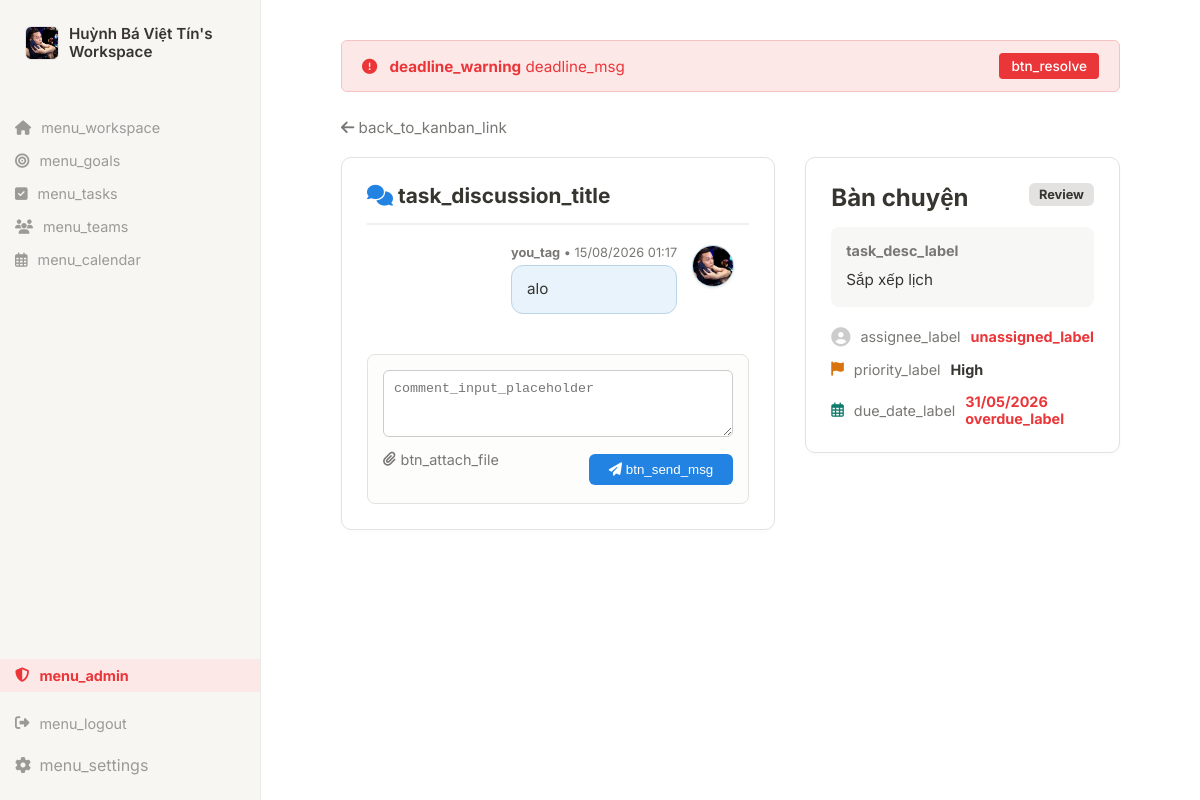
Screenshot of /public/index.php?action=team-task-detail&task_id=11&project_id=5 (signed in) with the database file from the repository.
### tables this page shows
CREATE TABLE `users` (
  `id` int(11) NOT NULL AUTO_INCREMENT,
  `fullname` varchar(100) NOT NULL,
  `email` varchar(100) NOT NULL,
  `password` varchar(255) NOT NULL,
  `role` enum('admin','user') DEFAULT 'user',
  `created_at` timestamp NOT NULL DEFAULT current_timestamp(),
  `phone` varchar(20) DEFAULT NULL,
  `avatar` varchar(255) DEFAULT 'default.png',
  `notifications` tinyint(1) DEFAULT 1,
  `language` varchar(10) DEFAULT 'vi',
  `timezone` varchar(50) DEFAULT 'Asia/Ho_Chi_Minh',
  `dob` date DEFAULT NULL,
  `address` varchar(255) DEFAULT NULL,
  `bio` text DEFAULT NULL,
  `notify_deadline` tinyint(1) DEFAULT 1,
  `notify_alerts` tinyint(1) DEFAULT 1,
  `is_locked` tinyint(1) DEFAULT 0,
  PRIMARY KEY (`id`),
  UNIQUE KEY `email` (`email`)
);

CREATE TABLE `team_task_comments` (
  `id` int(11) NOT NULL AUTO_INCREMENT,
  `task_id` int(11) NOT NULL,
  `user_id` int(11) NOT NULL,
  `content` text DEFAULT NULL,
  `file_url` varchar(255) DEFAULT NULL,
  `created_at` timestamp NOT NULL DEFAULT current_timestamp(),
  PRIMARY KEY (`id`)
);

CREATE TABLE `team_tasks` (
  `id` int(11) NOT NULL AUTO_INCREMENT,
  `project_id` int(11) NOT NULL,
  `assigned_to` int(11) DEFAULT NULL,
  `title` varchar(255) NOT NULL,
  `description` text DEFAULT NULL,
  `status` enum('Backlog','In Progress','Review','Done') DEFAULT 'Backlog',
  `priority` enum('Low','Medium','High') DEFAULT 'Medium',
  `due_date` date DEFAULT NULL,
  `created_at` timestamp NOT NULL DEFAULT current_timestamp(),
  PRIMARY KEY (`id`)
);

### src/Controllers/TeamController.php (called while the page is built, shortened)
<?php
require_once PROJECT_ROOT . '/src/Models/TeamModel.php';
class TeamController {
    private $teamModel;
    public function __construct() {
        $this->teamModel = new TeamModel();
    }
    public function taskDetail() {
        $taskId = $_GET['task_id'] ?? 0;
        $projectId = $_GET['project_id'] ?? 0;
        $task = $this->teamModel->getTeamTaskById($taskId);
        $project = $this->teamModel->getProjectById($projectId);
        $comments = $this->teamModel->getTaskComments($taskId);
        require_once PROJECT_ROOT . '/views/teams/task_detail.php';
    }
}

### src/core/Database.php (called while the page is built, shortened)
<?php
class Database {
    private static $instance = null;
    private $conn;
    private $host = 'localhost';
    private $db_name = 'quanly_congviec';
    private $username = 'root';
    private $password = '';
    private function __construct() {
        try {
            $this->conn = new PDO(
                "mysql:host=" . $this->host . ";dbname=" . $this->db_name . ";charset=utf8mb4",
                $this->username,
                $this->password
            );
            $tz = date('P');
            $this->conn->exec("SET time_zone = '{$tz}';");
            $this->conn->setAttribute(PDO::ATTR_ERRMODE, PDO::ERRMODE_EXCEPTION);
        } catch(PDOException $e) {
            die("Lỗi kết nối Cơ sở dữ liệu: " . $e->getMessage());
        }
    }
    public static function getInstance() {
        if (!self::$instance) {
            self::$instance = new Database();
        }
        return self::$instance;
    }
    public function getConnection() {
        return $this->conn;
    }
}

### src/Models/TeamModel.php (called while the page is built, shortened)
<?php
require_once PROJECT_ROOT . '/src/Core/Database.php';
class TeamModel {
    private $conn;
    public function __construct() {
        $this->conn = Database::getInstance()->getConnection();
    }
    public function getProjectById($projectId) {
        $stmt = $this->conn->prepare("SELECT * FROM projects WHERE id = :id");
        $stmt->execute(['id' => $projectId]);
        return $stmt->fetch(\PDO::FETCH_ASSOC);
    }
    public function getTeamTaskById($taskId) {
        $stmt = $this->conn->prepare("SELECT * FROM team_tasks WHERE id = :id");
        $stmt->execute(['id' => $taskId]);
        return $stmt->fetch(\PDO::FETCH_ASSOC);
    }
    public function getTaskComments($taskId) {
        $sql = "SELECT c.*, u.fullname, u.avatar
                FROM team_task_comments c
                JOIN users u ON c.user_id = u.id
                WHERE c.task_id = :task_id
                ORDER BY c.created_at ASC";
        $stmt = $this->conn->prepare($sql);
        $stmt->execute(['task_id' => $taskId]);
        return $stmt->fetchAll(\PDO::FETCH_ASSOC);
    }
}

### views/teams/task_detail.php (the view, shortened to what this page needs)
<?php require_once PROJECT_ROOT . '/views/layout/header.php'; ?>
<div style="margin-bottom: 20px;">
    <a href="index.php?action=project-kanban&id=<?= $project['id'] ?>" style="color: #787774; text-decoration: none; font-size: 0.95rem;">
        <i class="fas fa-arrow-left"></i> <?= __('back_to_kanban_link') ?>
    </a>
</div>
<div style="display: grid; grid-template-columns: 2fr 1fr; gap: 30px;">
    <div style="background: white; padding: 25px; border-radius: 10px; border: 1px solid #e3e2e0; box-shadow: 0 2px 4px rgba(0,0,0,0.02); display: flex; flex-direction: column;">
        <h2 style="font-size: 1.3rem; margin: 0 0 20px 0; color: #37352f; border-bottom: 2px solid #f0f0f0; padding-bottom: 15px;">
            <i class="fas fa-comments" style="color: #2383e2;"></i> <?= __('task_discussion_title') ?>
        </h2>
        <div id="chatBox" style="flex-grow: 1; max-height: 500px; overflow-y: auto; padding-right: 15px; margin-bottom: 20px;" class="custom-scroll">
            <?php if(empty($comments)): ?>
                <div style="text-align: center; padding: 30px 0; color: #787774;">
                    <i class="far fa-comment-dots" style="font-size: 2.5rem; color: #e3e2e0; margin-bottom: 10px;"></i>
                    <p style="font-style: italic;"><?= __('empty_task_comments') ?></p>
                </div>
            <?php else: ?>
                <?php foreach($comments as $c):
                    $isMe = ($c['user_id'] == $_SESSION['user_id']);
                    $chatAvatar = $c['avatar'] ?? '';
                    $chatAvatarUrl = (!empty($chatAvatar) && $chatAvatar !== 'default.png')
                        ? '/task_manager/public/uploads/' . htmlspecialchars($chatAvatar)
                        : 'https://ui-avatars.com/api/?name=' . urlencode($c['fullname']) . '&background=random';
                ?>
                    <div style="margin-bottom: 20px; display: flex; gap: 15px; <?= $isMe ? 'flex-direction: row-reverse;' : '' ?>">
                        <img src="<?= $chatAvatarUrl ?>" style="width: 40px; height: 40px; border-radius: 50%; object-fit: cover; flex-shrink: 0; border: 1px solid <?= $isMe ? '#b9d5e5' : '#e3e2e0' ?>; box-shadow: 0 1px 3px rgba(0,0,0,0.1);">
                        <div style="max-width: 75%;">
                            <div style="font-size: 0.8rem; color: #787774; margin-bottom: 5px; <?= $isMe ? 'text-align: right;' : '' ?>">
                                <strong><?= $isMe ? __('you_tag') : htmlspecialchars($c['fullname']) ?></strong> • <?= date('d/m/Y H:i', strtotime($c['created_at'])) ?>
                            </div>
                            <div style="background: <?= $isMe ? '#e8f3fb' : '#f7f7f5' ?>; padding: 12px 15px; border-radius: 12px; font-size: 0.95rem; color: #37352f; line-height: 1.5; border: 1px solid <?= $isMe ? '#b9d5e5' : '#e3e2e0' ?>;">
                                <?php if(!empty($c['content'])): ?>
                                    <?= nl2br(htmlspecialchars($c['content'])) ?>
                                <?php endif; ?>
                            </div>
                        </div>
                    </div>
                <?php endforeach; ?>
            <?php endif; ?>
        </div>
        <form action="index.php?action=add-team-comment" method="POST" enctype="multipart/form-data" style="background: #fdfdfc; padding: 15px; border-radius: 8px; border: 1px solid #e3e2e0;">
            <textarea name="content" rows="3" placeholder="<?= __('comment_input_placeholder') ?>" style="width: 100%; border: 1px solid #ccc; border-radius: 6px; padding: 10px; margin-bottom: 10px; box-sizing: border-box; resize: vertical;"></textarea>
            <div style="display: flex; justify-content: space-between; align-items: center;">
                <div>
                    <label for="file-upload" style="cursor: pointer; color: #787774; font-size: 0.9rem; display: flex; align-items: center; gap: 5px;">
                        <i class="fas fa-paperclip"></i> <?= __('btn_attach_file') ?>
                    </label>
                </div>
                <button type="submit" style="background: #2383e2; color: white; border: none; padding: 8px 20px; border-radius: 6px; cursor: pointer; font-weight: 500;">
                    <i class="fas fa-paper-plane"></i> <?= __('btn_send_msg') ?>
                </button>
            </div>
        </form>
    </div>
    <div style="background: white; padding: 25px; border-radius: 10px; border: 1px solid #e3e2e0; box-shadow: 0 2px 4px rgba(0,0,0,0.02); height: fit-content;">
        <div style="display: flex; justify-content: space-between; align-items: flex-start; margin-bottom: 15px;">
            <h1 style="font-size: 1.5rem; margin: 0; color: #37352f;"><?= htmlspecialchars($task['title']) ?></h1>
            <span style="background: #e3e2e0; padding: 4px 10px; border-radius: 6px; font-size: 0.8rem; font-weight: bold;"><?= $task['status'] ?></span>
        </div>
        <div style="background: #f7f7f5; padding: 15px; border-radius: 8px; margin-bottom: 20px;">
            <p style="margin: 0 0 10px 0; font-size: 0.9rem; color: #787774;"><strong><?= __('task_desc_label') ?></strong></p>
            <p style="margin: 0; color: #37352f; line-height: 1.5; font-size: 0.95rem;"><?= nl2br(htmlspecialchars($task['description'] ?: __('no_task_desc'))) ?></p>
        </div>
        <div style="margin-bottom: 15px; display: flex; align-items: center; gap: 10px; font-size: 0.9rem;">
            <i class="fas fa-user-circle" style="color: #ccc; font-size: 1.2rem;"></i>
            <span style="color: #787774;"><?= __('assignee_label') ?></span>
            <strong><?= isset($task['assignee_name']) && $task['assignee_name'] ? htmlspecialchars($task['assignee_name']) : '<span style="color:#eb3639;">' . __('unassigned_label') . '</span>' ?></strong>
        </div>
        <div style="margin-bottom: 15px; display: flex; align-items: center; gap: 10px; font-size: 0.9rem;">
            <i class="fas fa-flag" style="color: #d9730d;"></i>
            <span style="color: #787774;"><?= __('priority_label') ?></span>
            <strong><?= $task['priority'] ?></strong>
        </div>
        <div style="display: flex; align-items: center; gap: 10px; font-size: 0.9rem;">
            <i class="far fa-calendar-alt" style="color: #0f7b6c;"></i>
            <span style="color: #787774;"><?= __('due_date_label') ?></span>
            <?php
                $isOverdue = (!empty($task['due_date']) && strtotime($task['due_date']) < strtotime(date('Y-m-d')) && $task['status'] != 'Done');
            ?>
            <strong style="color: <?= $isOverdue ? '#eb3639' : '#37352f' ?>;">
                <?= (!empty($task['due_date']) && $task['due_date'] != '0000-00-00') ? date('d/m/Y', strtotime($task['due_date'])) : __('no_due_date') ?>
                <?= $isOverdue ? __('overdue_label') : '' ?>
            </strong>
        </div>
    </div>
</div>
<?php require_once PROJECT_ROOT . '/views/layout/footer.php'; ?>

### views/layout/header.php (shortened to what this page needs)
<?php
$fullname = $_SESSION['fullname'] ?? 'Admin';
$lang = $_SESSION['language'] ?? 'vi';
$dictionary = require PROJECT_ROOT . "/lang/{$lang}.php";
if (!function_exists('__')) {
    function __($keyword) {
        global $dictionary;
        return $dictionary[$keyword] ?? $keyword;
    }
}
$dueCount = 0;
$userAvatarPath = 'https://ui-avatars.com/api/?name=' . urlencode($fullname) . '&background=random';
try {
    $db = \Tinhu\TaskManager\Core\Database::getInstance()->getConnection();
    $uid = $_SESSION['user_id'];
    $stmt1 = $db->prepare("SELECT COUNT(*) FROM tasks WHERE user_id = ? AND status != 'Done' AND due_date <= CURDATE() AND due_date != '0000-00-00' AND due_date IS NOT NULL");
    $stmt1->execute([$uid]);
    $countPersonal = (int)$stmt1->fetchColumn();
    $stmt2 = $db->prepare("SELECT COUNT(*) FROM team_tasks WHERE assigned_to = ? AND status != 'Done' AND due_date <= CURDATE() AND due_date != '0000-00-00' AND due_date IS NOT NULL");
    $stmt2->execute([$uid]);
    $countTeam = (int)$stmt2->fetchColumn();
    $dueCount = $countPersonal + $countTeam;
    $stmtAvatar = $db->prepare("SELECT avatar FROM users WHERE id = ?");
    $stmtAvatar->execute([$uid]);
    $dbAvatar = $stmtAvatar->fetchColumn();
    if (!empty($dbAvatar) && $dbAvatar !== 'default.png') {
        $userAvatarPath = '/task_manager/public/uploads/' . $dbAvatar;
    }
} catch (\Exception $e) {}
?>
<!DOCTYPE html>
<html lang="<?= $lang ?>">
<head>
    <link rel="stylesheet" href="css/style.css">
    <link rel="stylesheet" href="https://cdnjs.cloudflare.com/ajax/libs/font-awesome/6.4.0/css/all.min.css">
</head>
<body>
<div class="workspace-wrapper">
    <div class="sidebar">
        <div class="workspace-header">
            <a href="index.php?action=profile" style="display: flex; align-items: center; gap: 10px; padding: 10px; text-decoration: none; color: inherit; border-radius: 6px; margin-bottom: 20px;">
                <img src="<?= $userAvatarPath ?>" style="width: 32px; height: 32px; min-width: 32px; border-radius: 6px; object-fit: cover; border: 1px solid #e3e2e0;">
                <div style="font-weight: 600; font-size: 0.95rem; line-height: 1.2;">
                    <?= htmlspecialchars($fullname) ?>'s Workspace
                </div>
            </a>
        </div>
        <a href="index.php?action=dashboard" class="menu-item"><i class="fas fa-home"></i> <?= __('menu_workspace') ?></a>
        <a href="index.php?action=goals" class="menu-item"><i class="fas fa-bullseye"></i> <?= __('menu_goals') ?></a>
        <a href="index.php?action=tasks" class="menu-item"><i class="fas fa-check-square"></i> <?= __('menu_tasks') ?></a>
        <a href="index.php?action=teams" class="menu-item"><i class="fas fa-users"></i> <?= __('menu_teams') ?></a>
        <a href="index.php?action=calendar" class="menu-item"><i class="far fa-calendar-alt"></i> <?= __('menu_calendar') ?></a>
        <div style="margin-top: auto;">
            <?php if (isset($_SESSION['role']) && $_SESSION['role'] === 'admin'): ?>
                <a href="index.php?action=admin" class="menu-item" style="color: #eb3639; font-weight: bold; background: #fde8e8; margin-bottom: 15px;">
                    <i class="fas fa-shield-alt"></i> <?= __('menu_admin') ?>
                </a>
            <?php endif; ?>
            <a href="index.php?action=logout" class="menu-item"><i class="fas fa-sign-out-alt"></i> <?= __('menu_logout') ?></a>
            <a href="index.php?action=settings" style="display: block; padding: 10px 15px; color: var(--text-muted); text-decoration: none; border-radius: 4px; margin-top: 5px;">
                <i class="fas fa-cog" style="width: 20px;"></i> <?= __('menu_settings') ?>
            </a>
        </div>
    </div>
    <div class="main-content">
        <?php if ($dueCount > 0): ?>
            <div style="background: #fde8e8; border: 1px solid #f9c2c2; color: #eb3639; padding: 12px 20px; border-radius: 6px; margin-bottom: 25px; display: flex; align-items: center; justify-content: space-between; font-size: 0.95rem;">
                <div>
                    <i class="fas fa-exclamation-circle" style="margin-right: 8px;"></i>
                    <strong><?= __('deadline_warning') ?></strong>
                    <?= sprintf(__('deadline_msg'), $dueCount) ?>
                </div>
                <a href="index.php?action=calendar" style="background: #eb3639; color: white; padding: 5px 12px; border-radius: 4px; text-decoration: none; font-size: 0.85rem; font-weight: 500;">
                    <?= __('btn_resolve') ?>
                </a>
            </div>
        <?php endif; ?>

### rows the page displays
users: avatar (picture)
team_task_comments: user.avatar (picture), created_at "15/08/2026 01:17", content "alo"
team_tasks: title "Bàn chuyện", status "Review", description "Sắp xếp lịch", priority "High", due_date "31/05/2026"

### other values shown
$fullname "Huỳnh Bá Việt Tín"
__('menu_workspace') "menu_workspace"
__('menu_goals') "menu_goals"
__('menu_tasks') "menu_tasks"
__('menu_teams') "menu_teams"
__('menu_calendar') "menu_calendar"
__('menu_admin') "menu_admin"
__('menu_logout') "menu_logout"
__('menu_settings') "menu_settings"
__('deadline_warning') "deadline_warning"
sprintf(__('deadline_msg'), $dueCount) "deadline_msg"
__('btn_resolve') "btn_resolve"
__('back_to_kanban_link') "back_to_kanban_link"
__('task_discussion_title') "task_discussion_title"
__('btn_attach_file') "btn_attach_file"
